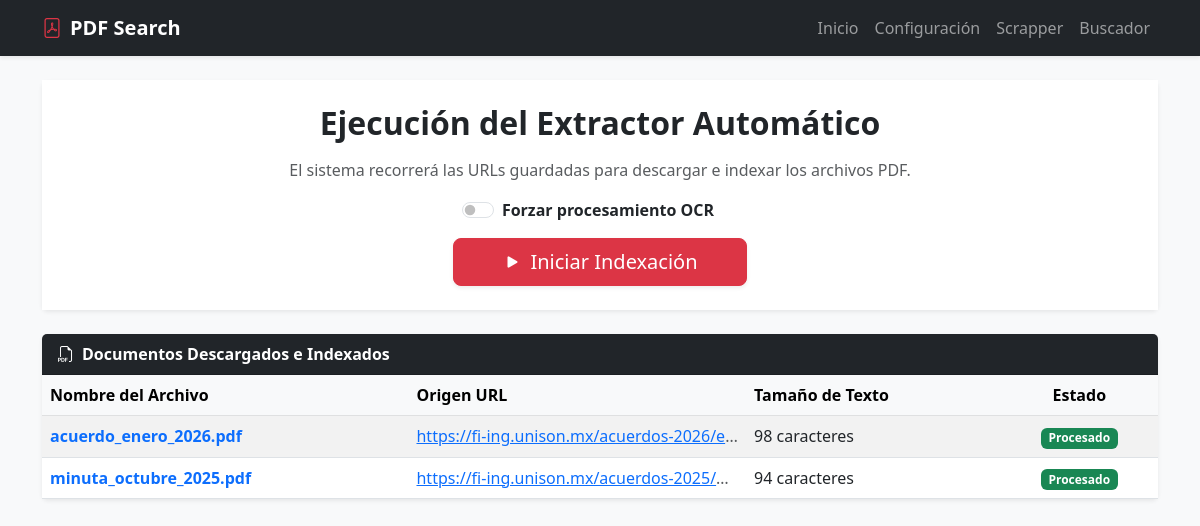
Screenshot of /scrapper with the database file from the repository.
### models.py (models this page shows)
class Documento(db.Model):
    __tablename__ = 'documento'  # Simplificado
    id = db.Column(db.Integer, primary_key=True)
    nombre_archivo = db.Column(db.String(255), nullable=False)
    url_original_pdf = db.Column(db.String(500), nullable=False)
    ruta_local_pdf = db.Column(db.String(255), nullable=False)
    ruta_local_markdown = db.Column(db.String(255), nullable=False)
    contenido_texto = db.Column(db.Text, nullable=True)
    anio = db.Column(db.Integer, nullable=False)
    fuente_id = db.Column(db.Integer, db.ForeignKey('fuente_web.id'), nullable=False)

### app.py (the view, shortened to what this page needs)
@app.route('/scrapper', methods=['GET', 'POST'])
def scrapper():
    fuentes = FuenteWeb.query.all()
    documentos = Documento.query.all()
    return render_template('scrapper.html', fuentes=fuentes, documents=documentos)

### templates/scrapper.html
{% extends 'base.html' %}
{% block content %}
<div class="row">
    <div class="col-12 mb-4">
        <div class="card shadow-sm border-0">
            <div class="card-body bg-white p-4 text-center">
                <h2 class="fw-bold mb-3">Ejecución del Extractor Automático</h2>
                <p class="text-muted">El sistema recorrerá las URLs guardadas para descargar e indexar los archivos PDF.</p>
                <form action="/scrapper" method="POST" class="d-inline">
                    <div class="form-check form-switch d-inline-block text-start mb-3 me-4">
                        <input class="form-check-input" type="checkbox" role="switch" id="use_ocr" name="use_ocr" value="true">
                        <label class="form-check-label fw-semibold" for="use_ocr">Forzar procesamiento OCR</label>
                    </div>
                    <br>
                    <button type="submit" class="btn btn-danger btn-lg px-5 shadow-sm"><i class="bi bi-play-fill me-2"></i>Iniciar Indexación</button>
                </form>
            </div>
        </div>
    </div>
</div>
<div class="row">
    <div class="col-12">
        <div class="card shadow-sm border-0">
            <div class="card-header bg-dark text-white fw-bold">
                <i class="bi bi-filetype-pdf me-2"></i>Documentos Descargados e Indexados
            </div>
            <div class="card-body p-0">
                <div class="table-responsive">
                    <table class="table table-striped align-middle mb-0">
                        <thead class="table-light">
                            <tr>
                                <th>Nombre del Archivo</th>
                                <th>Origen URL</th>
                                <th>Tamaño de Texto</th>
                                <th class="text-center">Estado</th>
                            </tr>
                        </thead>
                        <tbody>
                            {% if documents %}
                                {% for doc in documents %}
                                <tr>
                                    <td class="fw-semibold text-primary">{{ doc.nombre_archivo }}</td>
                                    <td class="text-muted text-truncate" style="max-width: 200px;">
                                        <a href="{{ doc.url_original_pdf }}" target="_blank">{{ doc.url_original_pdf }}</a>
                                    </td>
                                    <td>{{ doc.contenido_texto|length if doc.contenido_texto else 0 }} caracteres</td>
                                    <td class="text-center">
                                        <span class="badge bg-success text-white">Procesado</span>
                                    </td>
                                </tr>
                                {% endfor %}
                            {% else %}
                                <tr>
                                    <td colspan="4" class="text-center text-muted py-4">No se han procesado documentos todavía.</td>
                                </tr>
                            {% endif %}
                        </tbody>
                    </table>
                </div>
            </div>
        </div>
    </div>
</div>
{% endblock %}

### templates/base.html (shortened to what this page needs)
<!DOCTYPE html>
<html lang="es"><head>
    <link href="https://cdn.jsdelivr.net/npm/bootstrap@5.3.0/dist/css/bootstrap.min.css" rel="stylesheet">
    <link href="https://cdn.jsdelivr.net/npm/bootstrap-icons@1.10.0/font/bootstrap-icons.css" rel="stylesheet">
</head>
<body class="bg-light">
    <nav class="navbar navbar-expand-lg navbar-dark bg-dark shadow-sm">
        <div class="container">
            <a class="navbar-brand fw-bold" href="/"><i class="bi bi-file-pdf text-danger me-2"></i>PDF Search</a>
            <div class="navbar-nav ms-auto">
                <a class="nav-link" href="/">Inicio</a>
                <a class="nav-link" href="/config">Configuración</a>
                <a class="nav-link" href="/scrapper">Scrapper</a>
                <a class="nav-link" href="/search">Buscador</a>
            </div>
        </div>
    </nav>
    <div class="container my-4">
        {% block content %}{% endblock %}
    </div>
</body></html>

### rows the page displays
Documento: nombre_archivo "acuerdo_enero_2026.pdf", url_original_pdf "https://fi-ing.unison.mx/acuerdos-2026/e…", contenido_texto|length "98"
Documento: nombre_archivo "minuta_octubre_2025.pdf", url_original_pdf "https://fi-ing.unison.mx/acuerdos-2025/o…", contenido_texto|length "94"
